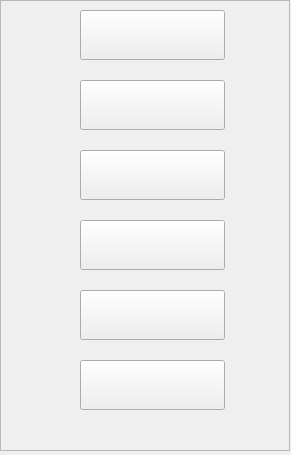
<?xml version="1.0" encoding="UTF-8"?>
<ui version="4.0">
 <class>widgetssingle</class>
 <widget class="QWidget" name="widgetssingle">
  <property name="geometry">
   <rect>
    <x>0</x>
    <y>0</y>
    <width>291</width>
    <height>455</height>
   </rect>
  </property>
  <property name="windowTitle">
   <string>Form</string>
  </property>
  <widget class="QFrame" name="frame">
   <property name="geometry">
    <rect>
     <x>0</x>
     <y>0</y>
     <width>290</width>
     <height>451</height>
    </rect>
   </property>
   <property name="frameShape">
    <enum>QFrame::StyledPanel</enum>
   </property>
   <property name="frameShadow">
    <enum>QFrame::Raised</enum>
   </property>
   <widget class="QPushButton" name="aivsai">
    <property name="geometry">
     <rect>
      <x>80</x>
      <y>10</y>
      <width>145</width>
      <height>50</height>
     </rect>
    </property>
    <property name="text">
     <string/>
    </property>
   </widget>
   <widget class="QPushButton" name="playervsai">
    <property name="geometry">
     <rect>
      <x>80</x>
      <y>80</y>
      <width>145</width>
      <height>50</height>
     </rect>
    </property>
    <property name="text">
     <string/>
    </property>
   </widget>
   <widget class="QPushButton" name="levelmode">
    <property name="geometry">
     <rect>
      <x>80</x>
      <y>150</y>
      <width>145</width>
      <height>50</height>
     </rect>
    </property>
    <property name="text">
     <string/>
    </property>
   </widget>
   <widget class="QPushButton" name="replay">
    <property name="geometry">
     <rect>
      <x>80</x>
      <y>220</y>
      <width>145</width>
      <height>50</height>
     </rect>
    </property>
    <property name="text">
     <string/>
    </property>
   </widget>
   <widget class="QPushButton" name="mapedit">
    <property name="geometry">
     <rect>
      <x>80</x>
      <y>290</y>
      <width>145</width>
      <height>50</height>
     </rect>
    </property>
    <property name="text">
     <string/>
    </property>
   </widget>
   <widget class="QPushButton" name="returnpre">
    <property name="geometry">
     <rect>
      <x>80</x>
      <y>360</y>
      <width>145</width>
      <height>50</height>
     </rect>
    </property>
    <property name="sizePolicy">
     <sizepolicy hsizetype="Preferred" vsizetype="Preferred">
      <horstretch>0</horstretch>
      <verstretch>0</verstretch>
     </sizepolicy>
    </property>
    <property name="text">
     <string/>
    </property>
   </widget>
  </widget>
 </widget>
 <resources/>
 <connections/>
</ui>
